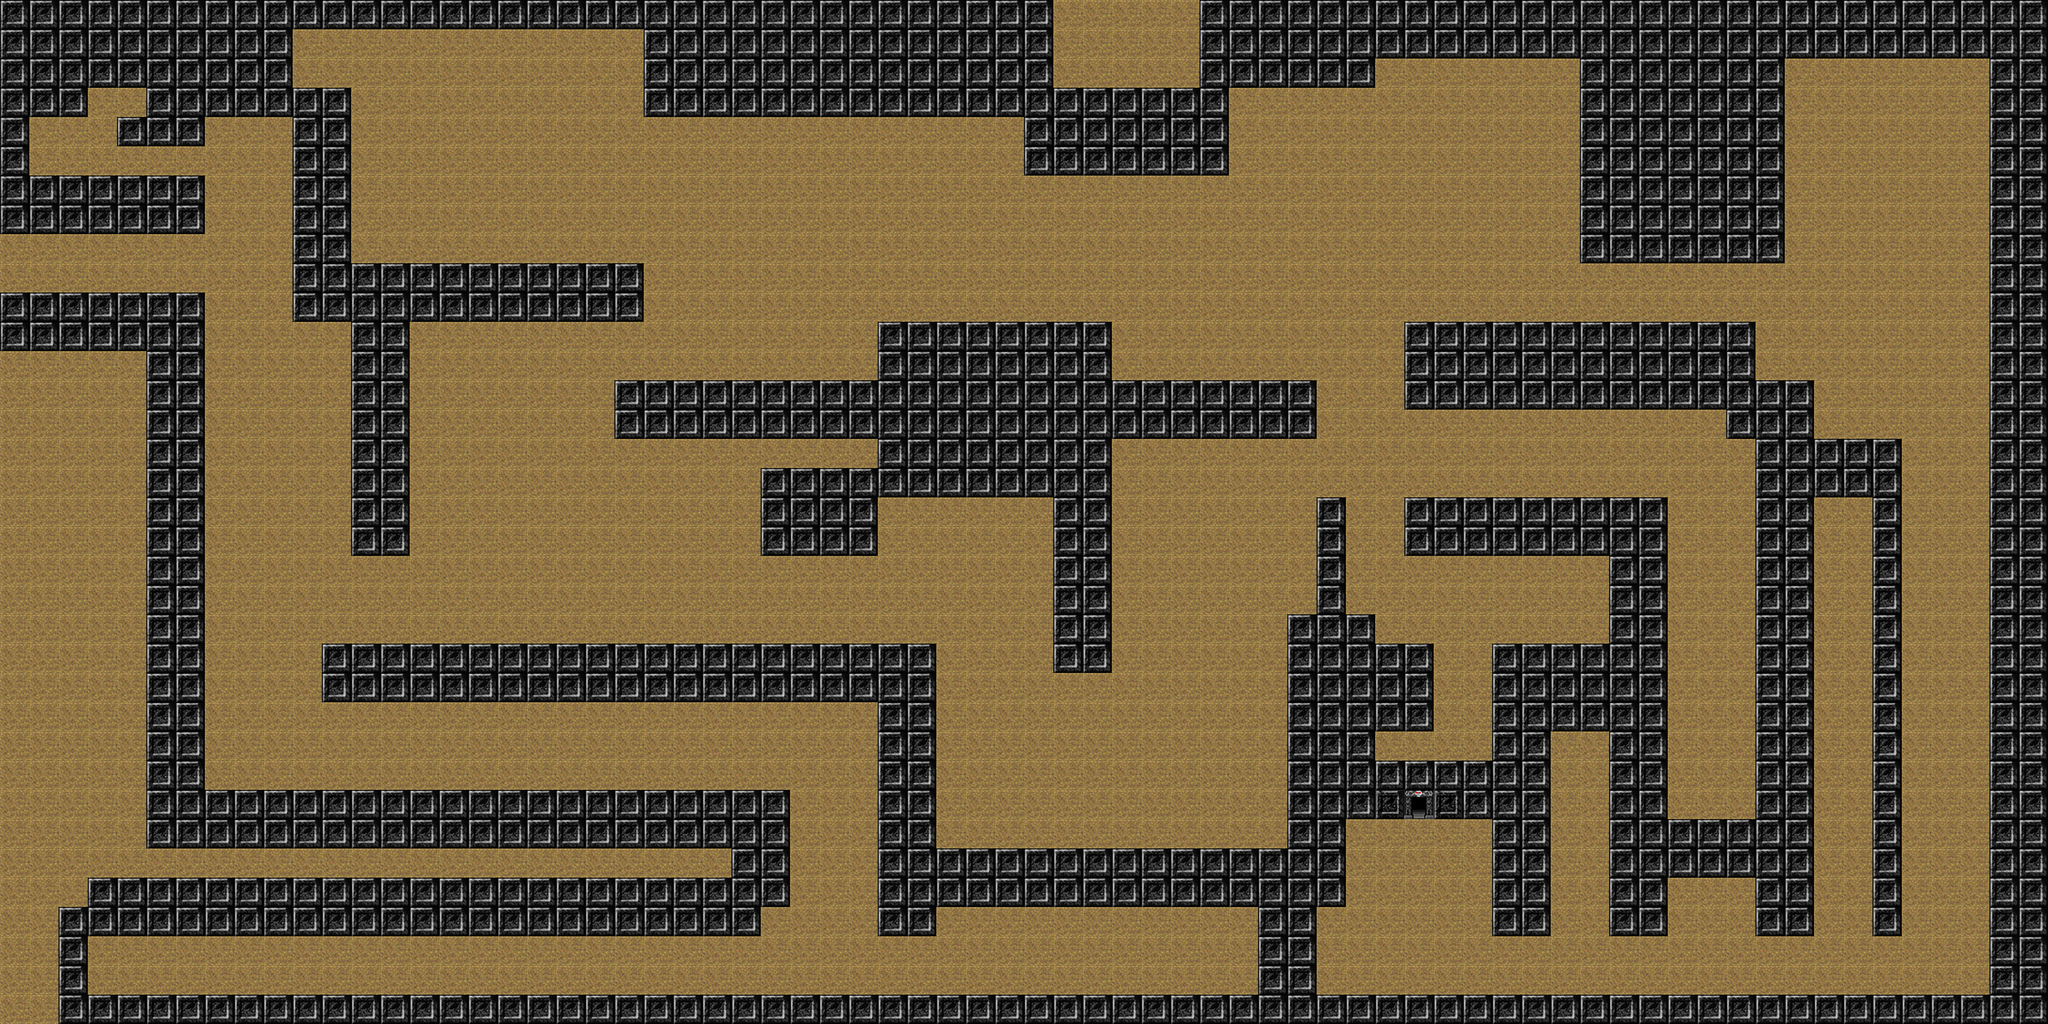

Rendered tile map (Tiled .tmx) drawn with the repository's tilesets; below, a short description and the map source with its tile grids summarised:
An orthogonal 70x35 tile map with 64x64 px tiles, 2 tile layers (Tile Layer 1, Tile Layer 2) and 1 object (map_exit).

<map version="1.0" tiledversion="1.1.2" orientation="orthogonal" renderorder="right-down" width="70" height="35" tilewidth="64" tileheight="64" infinite="0" nextobjectid="5">
 <tileset firstgid="1" name="roomstuff" tilewidth="64" tileheight="64" tilecount="64" columns="8">
  <image source="roomstuff.png" width="512" height="512" />
 </tileset>
 <layer name="Tile Layer 1" width="70" height="35">
  <data>[2450 cells, 2450 non-empty, 2 distinct tile ids]</data>
 </layer>
 <layer name="Tile Layer 2" width="70" height="35">
  <data>[2450 cells, 3 non-empty, 2 distinct tile ids]</data>
 </layer>
 <objectgroup name="Object Layer 1">
  <object id="1" type="map_exit" x="1504" y="864" width="96" height="32" />
 </objectgroup>
</map>